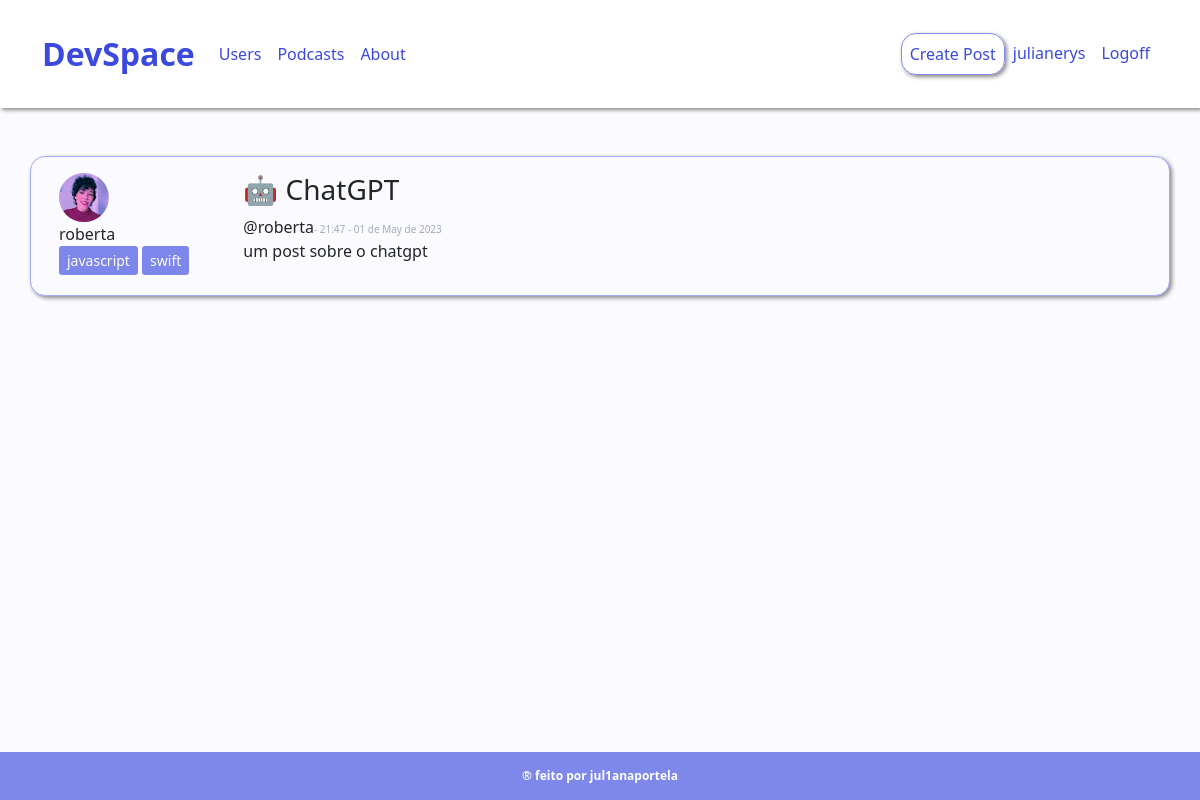
Page /post/3 (signed in) on the committed database.
### comuna/models.py (models this page shows, shortened)
class Usuario(database.Model, UserMixin):
    id = database.Column(database.Integer, primary_key=True)
    username = database.Column(database.String, nullable=False)
    email = database.Column(database.String, nullable=False, unique=True)
    senha = database.Column(database.String, nullable=False)
    foto_perfil = database.Column(database.String, default='default.jpg')
    posts = database.relationship('Post', backref='autor', lazy=True)
    pin = database.Column(database.String, nullable=False, default='Não Informado')

class Post(database.Model):
    id = database.Column(database.Integer, primary_key=True)
    titulo = database.Column(database.String, nullable=False)
    corpo = database.Column(database.Text, nullable=False)
    data_criacao = database.Column(database.DateTime, nullable=False, default=datetime.utcnow)
    id_usuario = database.Column(database.Integer, database.ForeignKey('usuario.id'), nullable=False)

### comuna/routes.py (the view)
@app.route('/post/<post_id>', methods=['GET', 'POST'])
@login_required
def exibir_post(post_id):
    post = Post.query.get(post_id)
    if current_user == post.autor:
        form = FormCriarPost()
        if request.method == 'GET': #pega as info da publicação e deixa escrito no forms
            form.titulo.data = post.titulo
            form.corpo.data = post.corpo
        elif form.validate_on_submit():
            post.titulo = form.titulo.data
            post.corpo = form.corpo.data
            database.session.commit()
            flash('Eita como atualiza o post!', 'success')
            return redirect(url_for('home'))
    else:
        form = None
    return render_template('post.html', post=post, form=form)

### comuna/models.py (called while the page is built)
@login_manager.user_loader
def load_user(id_usuario):
    return Usuario.query.get(int(id_usuario))

### comuna/templates/post.html (shortened to what this page needs)
{% extends 'base.html' %}
{% block body %}
    <div class="container">
            <div class="row border mt-5 p-3 meupost">
                <div class="col col-2">
                    <div class="image pe-3">
                        <img src="{{ url_for('static', filename='fotos_perfil/{}'.format(post.autor.foto_perfil)) }}" class="rounded-circle" width="50" >
                    </div>
                    <div class="col">
                    <span class="number2">{{ post.autor.username}}</span>
                    </div>
                    <div class="col">
                        {% for pin in post.autor.pin.split(';') %}
                        <button type="button" class="btn btn-primary disabled btn-sm" style="--bs-btn-padding-y: .25rem; --bs-btn-padding-x: .5rem; --bs-btn-font-size: .75rem;">
                            {{ pin }}
                        </button>
                        {% endfor %}
                    </div>
                </div>
                <div class="col col-9">
                    <h3>{{ post.titulo }}</h3>
                    <span class="number1">@{{ post.autor.username }}</span><span class="followers">- {{ post.data_criacao.strftime('%H:%M - %d de %B de %Y') }}</span>
                    <p>{{ post.corpo }}</p>
                </div>
            </div>
    </div>
{% endblock %}

### comuna/templates/navbar.html (shortened to what this page needs)
<nav class="navbar navbar-expand-lg navbar-light bg-light">
  <div class="container-fluid container">
    <a class="navbar-brand" href="{{ url_for('home') }}">DevSpace</a>
    <div class="collapse navbar-collapse" id="navbarSupportedContent">
      <ul class="navbar-nav me-auto mb-2 mb-lg-0">
        <li class="nav-item">
          <a class="nav-link" href="{{ url_for('usuarios') }}">Users</a>
        </li>
        <li class="nav-item">
          <a class="nav-link" href="{{ url_for('podcasts') }}">Podcasts</a>
        </li>
        <li class="nav-item">
          <a class="nav-link" href="{{ url_for('about') }}">About</a>
        </li>
      </ul>
      <ul class="d-flex navbar-nav">
        {% if current_user.is_authenticated %}
          <li class="nav-item">
            <a class="nav-link criar-post" href="{{ url_for('criar_post') }}">Create Post</a>
          </li>
          <li class="nav-item">
            <a class="nav-link" href="{{ url_for('perfil') }}">{{current_user.username}}</a>
          </li>
          <li class="nav-item">
            <a class="nav-link" href="{{ url_for('sair') }}">Logoff</a>
          </li>
        {% endif %}
      </ul>
    </div>
  </div>
</nav>

### comuna/static/main.css (style rules this page uses)
html { font-family: 'Ubuntu', sans-serif; }
body { background-color: #fbfbff; }
.number1 { font-weight:500; }
.followers { font-size:10px; color: #a1aab9; }
.number2 { font-weight:500; }
.meupost { background: #fbfbff; }
.btn-primary { background-color: #3b49df !important; border: none !important; }

### comuna/static/navbar.css (style rules this page uses)
.navbar-expand-lg { background-color: white !important; padding-top: 25px; padding-bottom: 25px; box-shadow: 2px 2px 4px #888888; }
.navbar-brand { font-weight: bolder; font-size: 2rem; color: #3b49df !important; }
.nav-link { color: #3b49df !important; border-radius: 15px; }
.criar-post { border: #7E87EA 1px solid; border-radius: 15px; text-decoration: none !important; box-shadow: 2px 2px 4px #888888; }

### comuna/static/home.css (style rules this page uses)
.border { border: #a4abff 1px solid !important; border-radius: 15px; margin-bottom: 5px; box-shadow: 2px 2px 4px #888888; }

### rows in the picture
Usuario: username "julianerys"
Usuario: foto_perfil (picture), autor.username "roberta"
Post: titulo "🤖 ChatGPT", data_criacao "21:47 - 01 de May de 2023", corpo "um post sobre o chatgpt"

### other values in the picture
{{ pin }} "javascript" "swift"
